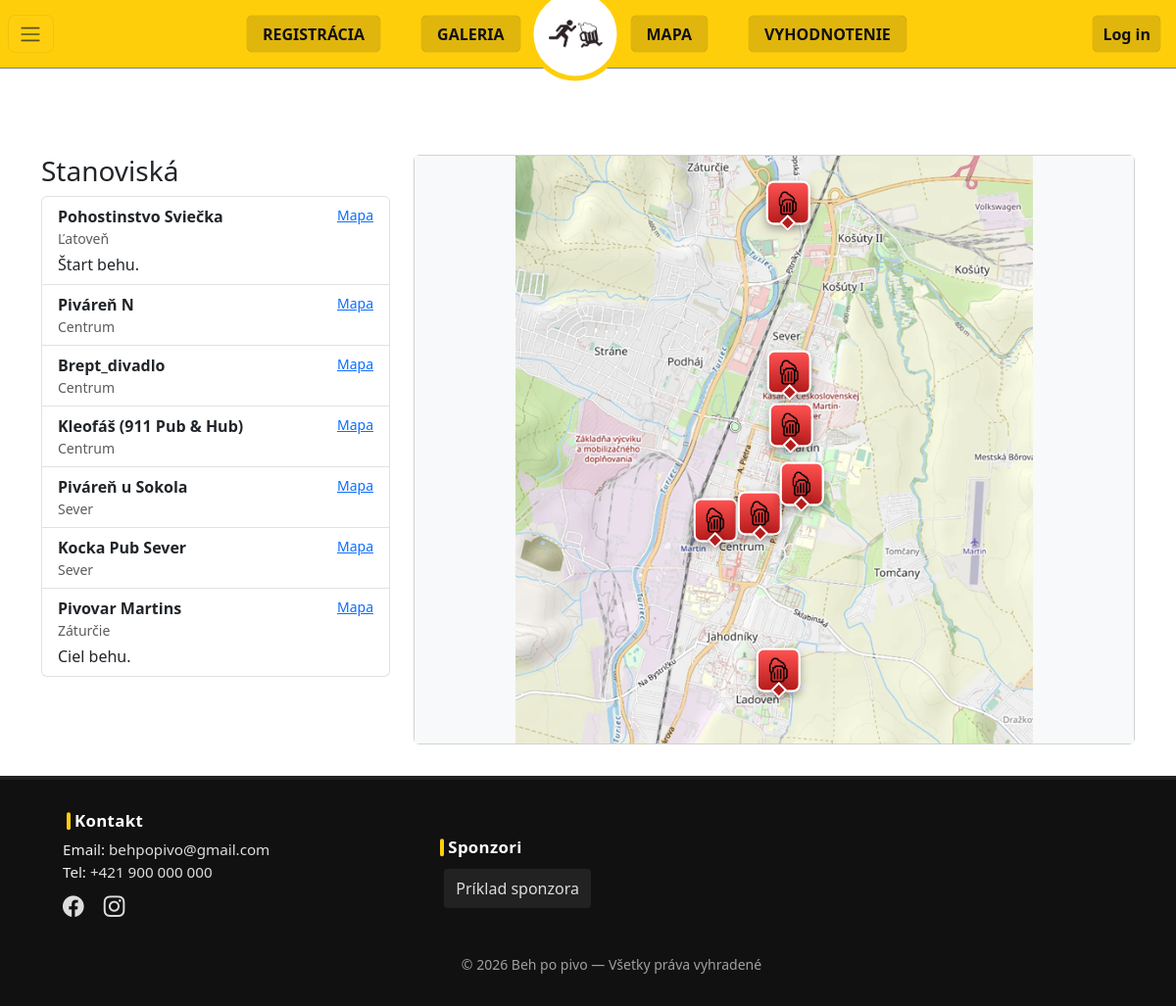
The app's page /?c=home&a=mapa with its own data.
### tables this page shows
CREATE TABLE Stanovisko (
                            ID_stanoviska INT NOT NULL AUTO_INCREMENT,
                            nazov VARCHAR(100) NOT NULL,
                            poloha VARCHAR(255),
                            popis TEXT,
                            mapa_odkaz VARCHAR(1000) DEFAULT NULL,
                            obrazok_odkaz VARCHAR(1000) DEFAULT NULL,
                            x_pos DECIMAL(9,6) NULL,
                            y_pos DECIMAL(9,6) NULL,
                            ID_roka INT NOT NULL,
                            PRIMARY KEY (ID_stanoviska),
                            CONSTRAINT fk_stanovisko_rok
                                FOREIGN KEY (ID_roka)
                                    REFERENCES rokKonania(ID_roka)
                                    ON DELETE CASCADE
                                    ON UPDATE CASCADE
);

CREATE TABLE `sponsors` (
    `ID_sponsor` INT NOT NULL AUTO_INCREMENT,
    `name` VARCHAR(255) NOT NULL,
    `contact_email` VARCHAR(255) DEFAULT NULL,
    `contact_phone` VARCHAR(100) DEFAULT NULL,
    `logo` VARCHAR(255) DEFAULT NULL,
    `url` VARCHAR(1000) DEFAULT NULL,
    `created_at` DATETIME DEFAULT CURRENT_TIMESTAMP,
    PRIMARY KEY (`ID_sponsor`)
);

### Framework/Http/Responses/Response.php (called while the page is built, shortened)
<?php
abstract class Response
{
    public function send(): void
    {
        $this->generate();
    }
}

### public/index.php (called while the page is built, shortened)
<?php
require __DIR__ . '/../Framework/ClassLoader.php';
try {
    $app = new App();
    $app->run();
} catch (Exception $e) {
    die('An error occurred: ' . $e->getMessage());
}

### Framework/DB/Connection.php (called while the page is built, shortened)
<?php
class Connection
{
    private static ?Connection $instance = null;
    private PDO $db;
    public function __construct(PDO $db)
    {
        $this->db = $db;
    }
    public static function getInstance(): Connection
    {
        try {
            if (self::$instance == null) {
                $db = new PDO(
                    'mysql:dbname=' . Configuration::DB_NAME . ';host=' . (getenv('DB_HOST') ?: Configuration::DB_HOST),
                    (getenv('DB_USER') ?: Configuration::DB_USER),
                    (getenv('DB_PASS') ?: Configuration::DB_PASS)
                );
                $db->setAttribute(PDO::ATTR_ERRMODE, PDO::ERRMODE_EXCEPTION);
                $db->setAttribute(PDO::ATTR_EMULATE_PREPARES, true);
                self::$instance = new self($db);
            }
            return self::$instance;
        } catch (PDOException $e) {
            throw new Exception('Connection failed: ' . $e->getMessage());
        }
    }
    public function __call(string $name, array $arguments): mixed
    {
        return $this->db->{$name}(...$arguments);
    }
}

### App/Controllers/HomeController.php (called while the page is built, shortened)
<?php
class HomeController extends BaseController
{
    public function mapa(Request $request): Response
    {
        $conn = \Framework\DB\Connection::getInstance();
        $stanoviska = [];
        $error = null;
        try {
            $stmt = $conn->query('SELECT * FROM Stanovisko');
            $stanoviska = $stmt->fetchAll(\PDO::FETCH_ASSOC);
        } catch (\Throwable $e) {
            $stanoviska = [];
            $error = $e->getMessage();
        }
        return $this->html(['stanoviska' => $stanoviska, 'mapa_error' => $error]);
    }
}

### App/Support/FooterPresenter.php (called while the page is built, shortened)
<?php
class FooterPresenter
{
    private FooterDataProvider $provider;
    private LinkGenerator $link;
    public function __construct(LinkGenerator $link, ?FooterDataProvider $provider = null)
    {
        $this->link = $link;
        $this->provider = $provider ?? new FooterDataProvider();
    }
    public function getContactEmail(): string
    {
        return $this->provider->getContactEmail();
    }
    public function getContactPhone(): string
    {
        return $this->provider->getContactPhone();
    }
    public function getFacebookUrl(): string
    {
        return $this->provider->getFacebookUrl();
    }
    public function getInstagramUrl(): string
    {
        return $this->provider->getInstagramUrl();
    }
    public function getSponsors(): array
    {
        $raw = $this->provider->getSponsors();
        $out = [];
        foreach ($raw as $r) {
            $logo = $r['logo'] ?? null;
            $name = $r['name'] ?? '';
            $url = $r['url'] ?? null;
            $item = [
                'name' => $name,
                'url' => $url,
            ];
            if ($logo) {
                $src = $this->link->asset('images/sponsors/' . $logo);
                $ext = strtolower(pathinfo((string)$logo, PATHINFO_EXTENSION));
                $imgStyle = 'height:48px;object-fit:contain;display:block;border:1px solid rgba(255,255,255,0.06);';
                if ($ext !== 'png') {
                    $imgStyle .= 'background:#fff;padding:4px;';
                }
                $item['hasLogo'] = true;
                $item['logoSrc'] = $src;
                $item['imgStyle'] = $imgStyle;
            } else {
                $item['hasLogo'] = false;
                $item['logoSrc'] = null;
                $item['imgStyle'] = '';
            }
            $out[] = $item;
        }
        return $out;
    }
}

### Framework/ClassLoader.php (called while the page is built, shortened)
<?php
class ClassLoader
{
    public static function Boot(): void
    {
        spl_autoload_register(function ($class_name) {
            $baseDir = realpath(dirname(__DIR__));
            $relativePath = str_replace('\\', DIRECTORY_SEPARATOR, ltrim($class_name, '\\')) . '.php';
            $file = $baseDir . DIRECTORY_SEPARATOR . $relativePath;
        });
    }
}

### Framework/Support/FooterDataProvider.php (called while the page is built, shortened)
<?php
class FooterDataProvider
{
    private $contactEmail;
    private $contactPhone;
    private $facebookUrl;
    private $instagramUrl;
    private $sponsors = [];
    public function __construct()
    {
        $this->load();
    }
    private function load(): void
    {
        try {
            $conn = Connection::getInstance();
            $stmt = $conn->query("SHOW TABLES LIKE 'settings'");
            $stmt = $conn->query("SHOW TABLES LIKE 'sponsors'");
            if ($stmt && $stmt->fetchColumn() !== false) {
                $s2 = $conn->query('SELECT * FROM sponsors ORDER BY created_at ASC');
                $this->sponsors = $s2->fetchAll();
            }
        } catch (\Throwable $e) {
        }
        if (empty($this->contactEmail)) $this->contactEmail = 'behpopivo@gmail.com';
        if (empty($this->contactPhone)) $this->contactPhone = '+421 900 000 000';
        if (empty($this->facebookUrl)) $this->facebookUrl = 'https://www.facebook.com/BehPoPivo?locale=sk_SK';
        if (empty($this->instagramUrl)) $this->instagramUrl = 'https://www.instagram.com/behpopivo_martin/';
    }
    public function getContactEmail(): string
    {
        return $this->contactEmail;
    }
    public function getContactPhone(): string
    {
        return $this->contactPhone;
    }
    public function getFacebookUrl(): string
    {
        return $this->facebookUrl;
    }
    public function getInstagramUrl(): string
    {
        return $this->instagramUrl;
    }
    public function getSponsors(): array
    {
        return $this->sponsors;
    }
}

### App/Views/Home/mapa.view.php (the view, shortened to what this page needs)
<?php
function normalize_map_link($s) {
    $s = trim($s);
    if (strpos($s, '!3d') !== false && strpos($s, '!4d') !== false) {
        return $s;
    }
    return $s;
}
?>
<div class="container">
    <div class="row">
        <div class="col-md-4">
            <br>
            <br>
            <br>
            <h3>Stanoviská</h3>
            <div class="list-group">
                <?php if (!empty($stanoviska) && is_array($stanoviska)): ?>
                    <?php foreach ($stanoviska as $s): ?>
                        <?php
                            $nazov = $s['nazov'] ?? ($s->nazov ?? 'Bez názvu');
                            $poloha = $s['poloha'] ?? ($s->poloha ?? '');
                            $popis = $s['popis'] ?? ($s->popis ?? '');
                            $mapa = $s['mapa_odkaz'] ?? ($s->mapa_odkaz ?? '');
                            $mapa_href = normalize_map_link($mapa);
                        ?>
                        <div class="list-group-item list-group-item-action" role="button" tabindex="0"
                           data-id="<?= htmlspecialchars($s['ID_stanoviska'] ?? '', ENT_QUOTES) ?>"
                           data-nazov="<?= htmlspecialchars($nazov, ENT_QUOTES) ?>"
                           data-poloha="<?= htmlspecialchars($poloha, ENT_QUOTES) ?>"
                           data-popis="<?= htmlspecialchars($popis, ENT_QUOTES) ?>"
                           data-mapa="<?= htmlspecialchars($mapa_href ?? '', ENT_QUOTES) ?>"
                           data-image="<?= htmlspecialchars($s['obrazok_odkaz'] ?? '', ENT_QUOTES) ?>">
                            <div class="d-flex w-100 justify-content-between">
                                <strong><?= htmlspecialchars($nazov) ?></strong>
                                <?php if ($mapa_href): ?>
                                    <small><a href="<?= htmlspecialchars($mapa_href) ?>" target="_blank" rel="noopener noreferrer">Mapa</a></small>
                                <?php endif; ?>
                            </div>
                            <?php if ($poloha): ?>
                                <div class="small text-muted"><?= htmlspecialchars($poloha) ?></div>
                            <?php endif; ?>
                            <?php if ($popis): ?>
                                <div class="mt-1"><?= nl2br(htmlspecialchars($popis)) ?></div>
                            <?php endif; ?>
                        </div>
                    <?php endforeach; ?>
                <?php else: ?>
                    <div class="list-group-item">Žiadne stanoviská na zobrazenie.</div>
                <?php endif; ?>
            </div>
        </div>
        <div class="col-md-8">
            <br>
            <br>
            <br>
            <div class="card">
                <div class="card-body p-0" style="background:#f8f9fa;">
                    <div id="mapImageContainer" style="position:relative; --marker-offset-x: -25%; --marker-offset-y: -90%;">
                        <img id="mapImg" src="/images/mapa_MartinNEW.png" alt="Mapa Martin" class="img-fluid w-100" style="max-height:600px; object-fit:contain; display:block;">
                        <?php if (!empty($stanoviska) && is_array($stanoviska)): ?>
                            <?php foreach ($stanoviska as $s): ?>
                                <?php
                                    $x = isset($s['x_pos']) ? $s['x_pos'] : null;
                                    $y = isset($s['y_pos']) ? $s['y_pos'] : null;
                                    $xn = is_numeric($x) ? floatval($x) : null;
                                    $yn = is_numeric($y) ? floatval($y) : null;
                                    $markerLeft = ($xn * 100) . '%';
                                    $markerTop = ($yn * 100) . '%';
                                    $nazov = htmlspecialchars($s['nazov'] ?? '', ENT_QUOTES);
                                    $poloha = htmlspecialchars($s['poloha'] ?? '', ENT_QUOTES);
                                    $popis = htmlspecialchars($s['popis'] ?? '', ENT_QUOTES);
                                    $mapa_href = htmlspecialchars(normalize_map_link($s['mapa_odkaz'] ?? '' ) ?? '', ENT_QUOTES);
                                    $img_link = htmlspecialchars($s['obrazok_odkaz'] ?? '', ENT_QUOTES);
                                ?>
                                <div class="overlay-marker" data-id="<?= htmlspecialchars($s['ID_stanoviska'] ?? '', ENT_QUOTES) ?>" data-nazov="<?= $nazov ?>" data-poloha="<?= $poloha ?>" data-popis="<?= $popis ?>" data-mapa="<?= $mapa_href ?>" data-image="<?= $img_link ?>" style="position:absolute; left:<?= $markerLeft ?>; top:<?= $markerTop ?>; z-index:50; cursor:pointer;">
                                     <div class="marker-shape" aria-hidden="true">
                                         <img src="/images/Beer_icon.png" alt="Pivo" />
                                     </div>
                                 </div>
                             <?php endforeach; ?>
                         <?php endif; ?>
                     </div>
                  </div>
               </div>
           </div>
       </div>
   </div>
 </div>

### App/Views/Layouts/footer.layout.php
<?php
$contactEmail = $footerPresenter->getContactEmail();
$contactPhone = $footerPresenter->getContactPhone();
$facebookUrl = $footerPresenter->getFacebookUrl();
$instagramUrl = $footerPresenter->getInstagramUrl();
$sponsors = $footerPresenter->getSponsors();
?>
<footer class="site-footer" style="background:#111;color:#eee;padding:2rem 1rem 2rem 4rem;margin-top:2rem;border-top:4px solid #222;">
    <div class="container-fluid">
        <div class="row align-items-center">
            <div class="col-md-4 mb-3">
                <h5>Kontakt</h5>
                <div style="font-size:0.95rem;">
                    <div>Email: <a href="mailto:<?= htmlspecialchars($contactEmail) ?>" style="color:#ddd;"><?= htmlspecialchars($contactEmail) ?></a></div>
                    <div>Tel: <a href="tel:<?= htmlspecialchars($contactPhone) ?>" style="color:#ddd;"><?= htmlspecialchars($contactPhone) ?></a></div>
                </div>
                <div class="mt-2">
                    <a href="<?= htmlspecialchars($facebookUrl) ?>" target="_blank" rel="noopener noreferrer" class="text-muted me-3" aria-label="Facebook" title="Facebook">
                        <i class="bi bi-facebook" style="font-size:1.35rem;color:#ddd;"></i>
                    </a>
                    <a href="<?= htmlspecialchars($instagramUrl) ?>" target="_blank" rel="noopener noreferrer" class="text-muted" aria-label="Instagram" title="Instagram">
                        <i class="bi bi-instagram" style="font-size:1.35rem;color:#ddd;"></i>
                    </a>
                </div>
            </div>
            <div class="col-md-8">
                <h5>Sponzori</h5>
                <div class="d-flex align-items-center" style="gap:1rem;flex-wrap:wrap;">
                    <?php if (!empty($sponsors)): ?>
                        <?php foreach ($sponsors as $sp): ?>
                            <?php $name = $sp['name'] ?? ''; $url = $sp['url'] ?? null; $hasLogo = $sp['hasLogo'] ?? false; ?>
                            <div style="display:inline-flex;align-items:center;gap:0.5rem;padding:0.25rem 0.5rem;background:transparent;border-radius:4px;">
                                <?php if ($hasLogo): ?>
                                    <?php $src = $sp['logoSrc'] ?? ''; $imgStyle = $sp['imgStyle'] ?? ''; ?>
                                    <?php if ($url): ?><a href="<?= htmlspecialchars($url) ?>" target="_blank" rel="noopener noreferrer"><?php endif; ?>
                                        <img src="<?= htmlspecialchars($src) ?>" alt="<?= htmlspecialchars($name) ?>" style="<?= htmlspecialchars($imgStyle) ?>"/>
                                    <?php if ($url): ?></a><?php endif; ?>
                                <?php else: ?>
                                    <div style="padding:0.5rem 0.75rem;background:#222;border-radius:4px;color:#ddd;"><?= htmlspecialchars($name) ?></div>
                                <?php endif; ?>
                            </div>
                        <?php endforeach; ?>
                    <?php else: ?>
                        <div class="text-muted">Žiadni sponzori zatiaľ nepridaní.</div>
                    <?php endif; ?>
                </div>
            </div>
        </div>
        <div class="row mt-3">
            <div class="col text-center small text-muted">&copy; <?= date('Y') ?> <?= htmlspecialchars(App\Configuration::APP_NAME) ?> — Všetky práva vyhradené</div>
        </div>
    </div>
</footer>

### records on screen
stanovisko: nazov "Pohostinstvo Sviečka", poloha "Ľatoveň", popis "Štart behu."
stanovisko: nazov "Piváreň N", poloha "Centrum"
stanovisko: nazov "Brept_divadlo", poloha "Centrum"
stanovisko: nazov "Kleofáš (911 Pub & Hub)", poloha "Centrum"
stanovisko: nazov "Piváreň u Sokola", poloha "Sever"
stanovisko: nazov "Kocka Pub Sever", poloha "Sever"
stanovisko: nazov "Pivovar Martins", poloha "Záturčie", popis "Ciel behu."
sponsors: name "Príklad sponzora"

### other values on screen
$contactEmail "behpopivo@gmail.com"
$contactPhone "+421 900 000 000"
App\Configuration::APP_NAME "Beh po pivo"
